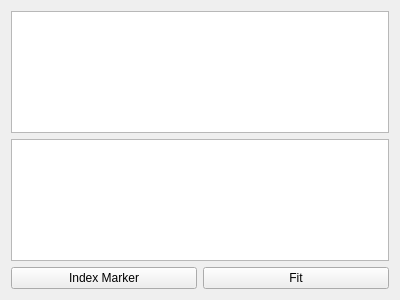
<ui version="4.0" >
 <class>Fit</class>
 <widget class="QWidget" name="Fit" >
  <property name="geometry" >
   <rect>
    <x>0</x>
    <y>0</y>
    <width>400</width>
    <height>300</height>
   </rect>
  </property>
  <property name="windowTitle" >
   <string>Fit</string>
  </property>
  <layout class="QGridLayout" name="gridLayout" >
   <item row="1" column="0" colspan="2" >
    <widget class="QTableView" name="markerView" />
   </item>
   <item row="2" column="0" >
    <widget class="QPushButton" name="indexButton" >
     <property name="text" >
      <string>Index Marker</string>
     </property>
    </widget>
   </item>
   <item row="2" column="1" >
    <widget class="QPushButton" name="fitButton" >
     <property name="text" >
      <string>Fit</string>
     </property>
    </widget>
   </item>
   <item row="0" column="0" colspan="2" >
    <widget class="QTreeView" name="paramView" />
   </item>
  </layout>
 </widget>
 <resources/>
 <connections/>
</ui>
